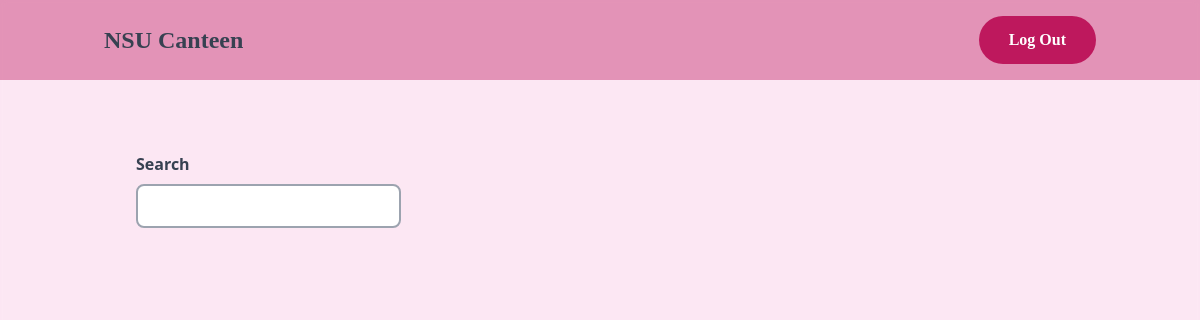
Page /output/serverDashboard.php on the earlier database version.
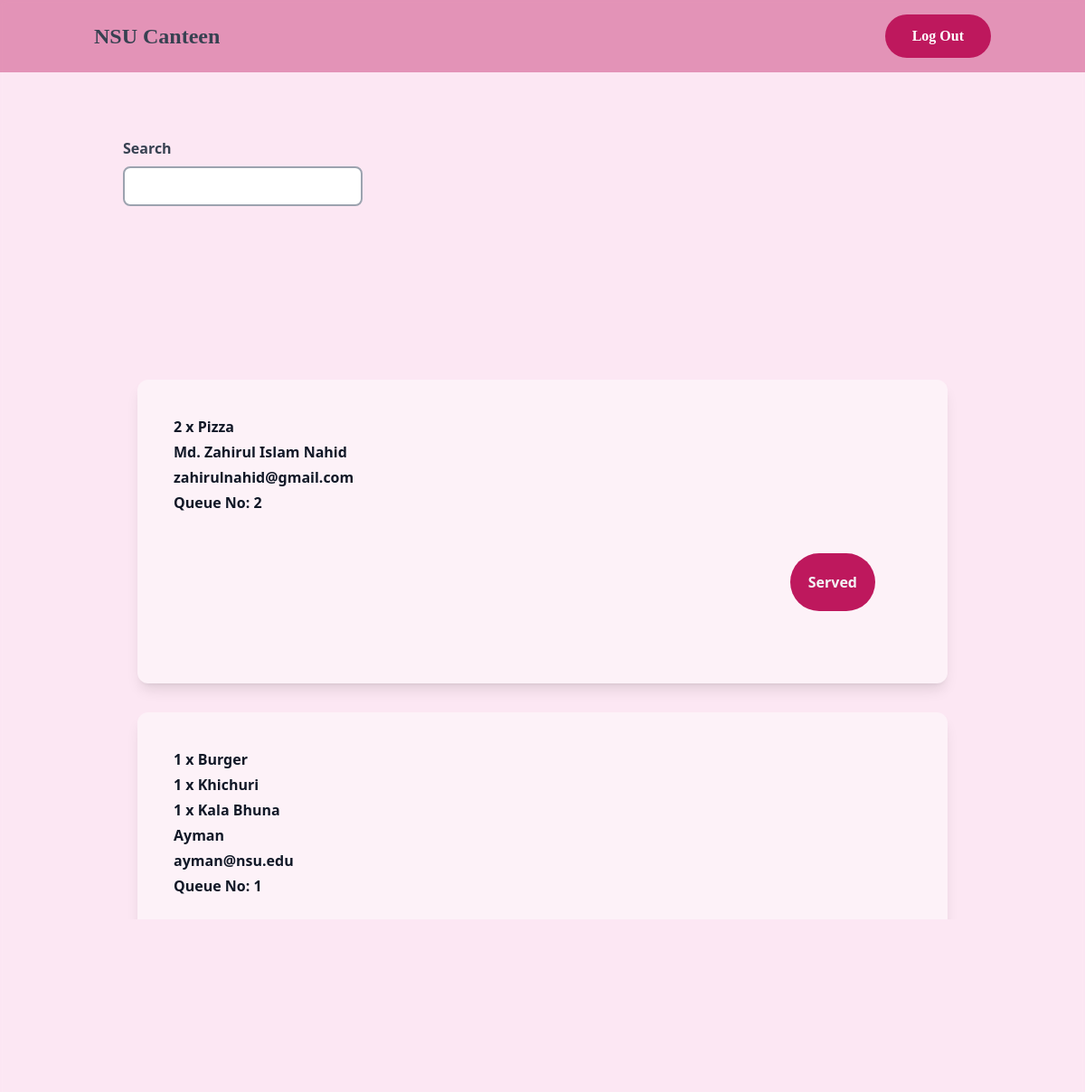
Same page on the later database version.
### tables this page shows
CREATE TABLE `Orders` (
  `OrderID` int(11) NOT NULL,
  `ItemID` int(11) NOT NULL,
  `Quantity` int(11) NOT NULL
);

CREATE TABLE `food_list` (
  `id` int(11) NOT NULL,
  `Item_Name` varchar(30) NOT NULL,
  `Price` int(11) NOT NULL,
  `Description` varchar(200) NOT NULL,
  `Image_url` text NOT NULL
);

CREATE TABLE `users` (
  `id` int(11) NOT NULL,
  `category` int(11) NOT NULL,
  `name` varchar(50) NOT NULL,
  `email` varchar(50) NOT NULL,
  `phone` varchar(20) NOT NULL,
  `password` varchar(50) NOT NULL,
  `verified` varchar(255) NOT NULL DEFAULT 'pending'
);

CREATE TABLE `QUEUE` (
  `QueueNo` int(11) NOT NULL,
  `OrderID` int(11) NOT NULL
);

### output/serverDashboard.php (the view, shortened to what this page needs)
<!DOCTYPE html>
<html>
<head>
    <link rel="stylesheet" href="outputstyles.css">
        <script src="https://cdn.tailwindcss.com"></script>
<body class="bg-pink-100 scroll-smooth font-semibold min-h-screen bg-cover bg-no-repeat w-full"
    style="background-image: url('../images/Homepage bg .png'); backdrop-filter:blur(3px);">
    <nav class="bg-pink-700 bg-opacity-40 py-4 px-14">
        <div class="container mx-auto flex font-serif justify-between items-center px-4">
            <a href="#" class="text-gray-700 text-2xl font-bold">NSU Canteen</a>
            <div>
                <button
                    class="bg-pink-700 hover:bg-pink-50 hover:text-black text-white font-bold ml-5 py-3 px-5 float-right rounded-full focus:outline-black
                                            focus:ring-2 focus:ring-pink-400 w-full hover:translate-0 hover:transition-shadow"
                    type="submit">Log Out</button>
            </div>
        </div>
    </nav>
    <div class="flex m-14">
        <div class="px-20 mx-auto p-4 w-full">
            <label class="block text-gray-700 font-bold mb-2 " for="search">Search</label>
            <input
                class="border-2 border-gray-400 p-2 text-black rounded-lg focus:outline-none focus:ring-2 focus:ring-pink-400"
                type="search" name="search" id="search">
        </div>
    </div>
    <ul class="grid grid-cols-1 gap-4 mx-auto my-28 container shadow-none p-16">
        <?php
        include('connection.php');
        $sql = "SELECT `QUEUE`.*, `users`.`Name`AS `Customer_Name`,`users`.Email AS `Customer_Email`, `Orders`.Quantity, `food_list`.`Item_Name`
        FROM `Orders`
        INNER JOIN food_list ON Orders.ItemID= food_list.id
        INNER JOIN `QUEUE` ON `Orders`.OrderID= `QUEUE`.OrderID
        INNER JOIN `BILL` on `Orders`.`OrderID`=`BILL`.OrderID
        INNER JOIN `users`  ON `bill`.`CustomerID`= `users`.`id`
        ;";
        $result = $conn->query($sql);
        $rows = $result->fetch_all(MYSQLI_ASSOC);
        $length = count($rows);
        for ($index = 0; $index < $length; $index++) {
            $current = $index;
            ?>
            <li class="p-10 bg-pink-50 rounded-xl shadow-lg mb-4 overflow-hidden flex">
                <div class=" flex-grow">
                    <?php
                    for ($j = $index; $j < $length; $j++) {
                        if ($rows[$j]["OrderID"] == $rows[$current]["OrderID"]) {
                            ?>
                            <h3 class="text-base font-bold text-gray-900 mb-1">
                                <?php echo $rows[$j]["Quantity"] . " x ";
                                echo $rows[$j]["Item_Name"];
                        }
                        if ($rows[$j + 1]["OrderID"] == $rows[$current]["OrderID"])
                            $index++;
                    } ?>
                    </h3>
                    <h3 class="text-base font-bold text-gray-900 mb-1">
                        <?php echo $rows[$current]["Customer_Name"]; ?>
                    </h3>
                    <p class="text-base font-bold text-gray-900 mb-1">
                        <?php echo $rows[$current]["Customer_Email"]; ?>
                    </p>
                    <h3 class="text-base font-bold text-gray-900 mb-1">Queue No:
                        <?php echo $rows[$current]["QueueNo"]; ?>
                    </h3>
                    <button class=" p-5 m-10 min-w-fit  float-right bg-pink-700 text-gray-100 hover:text-gray-800 hover:bg-pink-100 rounded-full border-spacing-2
                            font-bold focus:ring-2 hover:translate-0 hover:transition-shadow">Served</button>
                </div>
            </li>
            <?php
        }
        ?>
    </ul>
</body>
</head>
</html>

Differences in the rows shown:
added orders: Quantity "2", ItemID.Item_Name "Pizza", users.name "Md. Zahirul Islam Nahid", users.email "zahirulnahid@gmail.com", queue.QueueNo "2"
added orders: Quantity "1", ItemID.Item_Name "Burger", users.name "Ayman", users.email "ayman@nsu.edu", queue.QueueNo "1"
added orders: Quantity "1", ItemID.Item_Name "Khichuri", shown under "Ayman"
added orders: Quantity "1", ItemID.Item_Name "Kala Bhuna", shown under "Ayman"
